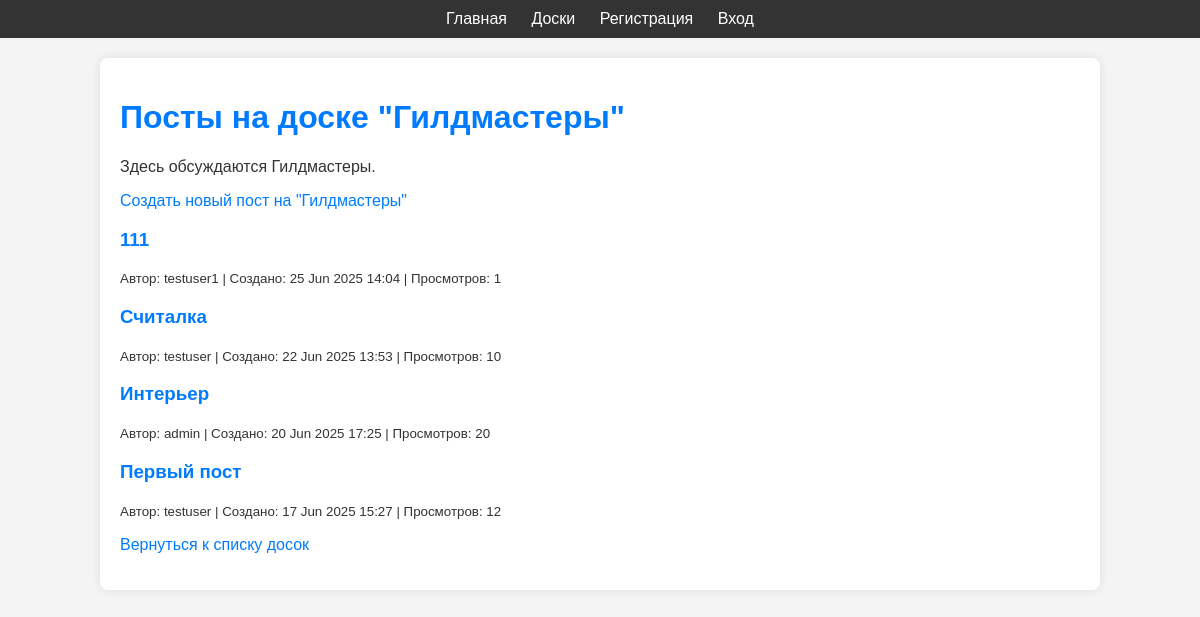
The page /boards/5/ on the database its author committed.
### boards/models.py (models this page shows, shortened)
class Board(models.Model):
    name = models.CharField(max_length=100, unique=True, verbose_name="Название доски")
    description = models.TextField(blank=True, verbose_name="Описание доски")
    created_at = models.DateTimeField(auto_now_add=True, verbose_name="Дата создания")
    updated_at = models.DateTimeField(auto_now=True, verbose_name="Дата последнего обновления")
    class Meta:
        verbose_name = "Доска"
        verbose_name_plural = "Доски"
        ordering = ['name'] # Сортировка по названию по умолчанию

class Post(models.Model):
    title = models.CharField(max_length=200, verbose_name="Заголовок поста")
    content = CKEditor5Field(verbose_name="Содержимое поста", config_name='default') # Используем 'default' для простоты, как в настройках
    created_at = models.DateTimeField(auto_now_add=True, verbose_name="Дата создания")
    updated_at = models.DateTimeField(auto_now=True, verbose_name="Дата последнего обновления")
    author = models.ForeignKey(User, on_delete=models.CASCADE, related_name='posts', verbose_name="Автор")
    board = models.ForeignKey(Board, on_delete=models.CASCADE, related_name='posts', verbose_name="Доска")
    views = models.PositiveIntegerField(default=0, verbose_name="Количество просмотров") # Переименовал views_count в views для консистентности
    class Meta:
        verbose_name = "Пост"
        verbose_name_plural = "Посты"
        ordering = ['-created_at'] # Сортировка по дате создания (новые сверху)

### boards/views.py (the view)
# urls.py: path('<int:pk>/', views.posts_by_board, name='posts_by_board'),
def posts_by_board(request, pk):
    board = get_object_or_404(Board, pk=pk)
    posts = Post.objects.filter(board=board).order_by('-created_at')
    return render(request, 'boards/posts_by_board.html', {'board': board, 'posts': posts})

### templates/boards/posts_by_board.html (shortened to what this page needs)
{% extends 'base.html' %}
{% block content %}
    <h1>Посты на доске "{{ board.name }}"</h1>
    <p>{{ board.description }}</p>
    <p><a href="{% url 'boards:create_post' pk=board.pk %}" class="btn btn-primary">Создать новый пост на "{{ board.name }}"</a></p>
    {% if posts %}
        <ul class="list-group">
            {% for post in posts %}
                <li class="list-group-item">
                    <h3><a href="{% url 'boards:post_detail' board_pk=board.pk post_pk=post.pk %}">{{ post.title }}</a></h3>
                    <p>
                        <small>Автор: {{ post.author.username }} | Создано: {{ post.created_at|date:"d M Y H:i" }} | Просмотров: {{ post.views }}</small>
                    </p>
                </li>
            {% endfor %}
        </ul>
    {% else %}
        <p>На этой доске пока нет постов. Будьте первым, кто его создаст!</p>
    {% endif %}
    <p class="mt-3"><a href="{% url 'boards:list' %}">Вернуться к списку досок</a></p>
{% endblock %}

### templates/base.html (style rules this page uses)
body { font-family: Arial, sans-serif; margin: 0; padding: 0; background-color: #f4f4f4; color: #333; }
h1, h2 { color: #007bff; }
ul { list-style-type: none; padding: 0; }
li { margin-bottom: 5px; }
a { text-decoration: none; color: #007bff; }

### rows shown on the page
Board: name "Гилдмастеры", description "Здесь обсуждаются Гилдмастеры."
Post: title "111", author.username "testuser1", created_at "25 Jun 2025 14:04", views "1"
Post: title "Считалка", author.username "testuser", created_at "22 Jun 2025 13:53", views "10"
Post: title "Интерьер", author.username "admin", created_at "20 Jun 2025 17:25", views "20"
Post: title "Первый пост", author.username "testuser", created_at "17 Jun 2025 15:27", views "12"
